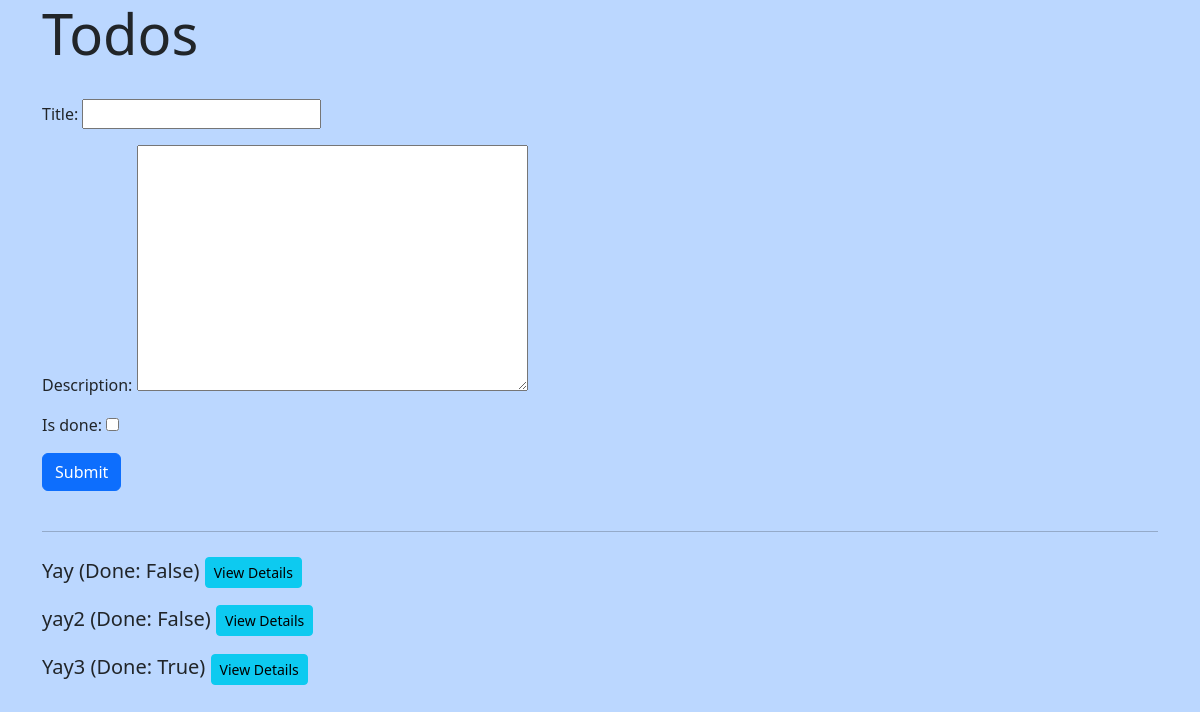
Page /todos/ on the earlier database version.
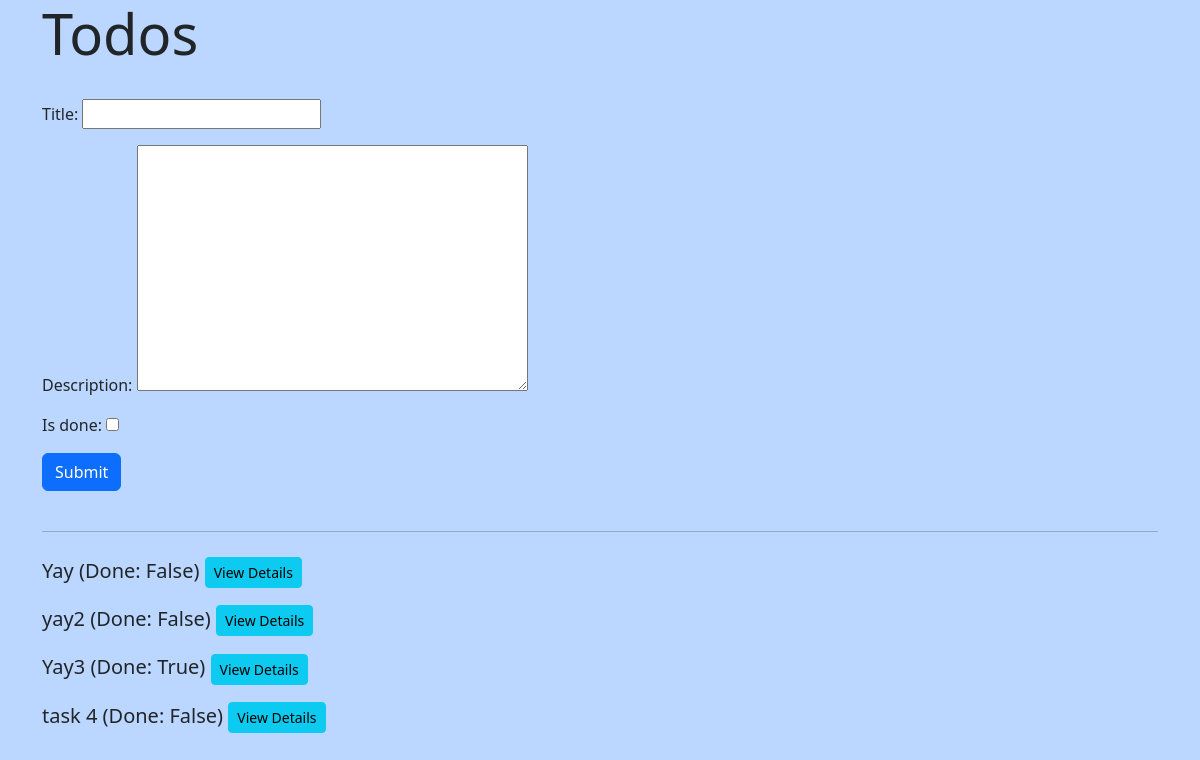
Same page on the later database version.
### app/models.py (models this page shows)
class Todo(models.Model):
    title = models.CharField(max_length=255)
    description = models.TextField(blank=True, null=True)
    is_done = models.BooleanField(default= False)
    date_added = models.DateTimeField(auto_now_add=True)

### app/views.py (the view)
# urls.py: path('', views.todos, name='todos'),
def todos(request):
    if request.method == 'POST':
        form = TodoForm(request.POST)
        if form.is_valid():
            form.save()
            return redirect('todos')
    else:
        form = TodoForm()
    todos = Todo.objects.all()
    return render(request,'todos.html', {'todos':todos, 'form':form},)

### app/forms.py
class TodoForm(ModelForm):
    class Meta:
        model = Todo
        fields = ['title', 'description', 'is_done']

### app/templates/todos.html (shortened to what this page needs)
{% extends 'base.html' %}
{% block content %}
<div class="container">
    <div class="row">
        <div class="col-md-12">
            <h1 class="display-4">
            </h1>
        </div>
    </div>
    <div class="row mt-4">
        <div class="col-md-12">
            <form method="post">
                {{ form.as_p }}
                <div class="form-group">
                    <div class="col-md-4">
                        <button class="btn btn-primary">Submit</button>
                    </div>
                </div>
            </form>
        </div>
    </div>
    <hr class="my-4">
    <div class="row">
        <div class="col-md-12">
            {% for todo in todos %}
            <p class="lead">
                {{ todo.title }} (Done: {{ todo.is_done }}) <a href="{% url 'todo' todo.id %}" class="btn btn-info btn-sm">View Details</a>
            </p>
            {% empty %}
            <p>No todos yet...</p>
            {% endfor %}
        </div>
    </div>
</div>
{% endblock %}

### app/templates/base.html
<html>
    <head>
        <link href="https://cdn.jsdelivr.net/npm/bootstrap@5.3.0/dist/css/bootstrap.min.css" rel="stylesheet">
    </head>
    <body style="background-color: rgb(187, 215, 255);">
            {% block content%}
            {% endblock %}
    </body>
</html>

Differences in the rows shown:
added Todo: title "task 4", is_done "False"
